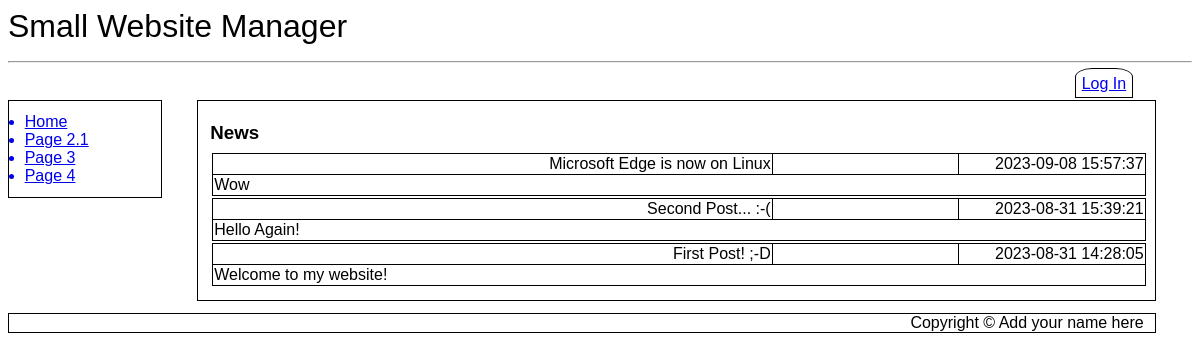
Page /news.php on the committed database.
### tables this page shows
CREATE TABLE `SubMenus` (
  `MenuID` int(11) NOT NULL,
  `LinkID` int(11) NOT NULL,
  `Page_ID` int(11) NOT NULL DEFAULT 0,
  `Menu_Entry` varchar(20) NOT NULL,
  `Title` varchar(500) NOT NULL,
  `Active` tinyint(1) NOT NULL DEFAULT 1
);

CREATE TABLE `News` (
  `ID` int(11) NOT NULL,
  `Heading` varchar(1000) NOT NULL,
  `Body` text NOT NULL,
  `Author` int(11) NOT NULL,
  `DateTime` datetime NOT NULL,
  `Last_Edited` datetime NOT NULL DEFAULT current_timestamp()
);

### news.php (the view, shortened to what this page needs)
<?php
include ("db_connect.inc");
include ("header.inc");
include ("navbar.inc");
?>
<article id='main'>
<h3>News</h3>
<?php
$query = "SELECT News.Heading,Users.User_Name,News.DateTime,News.Body FROM News LEFT JOIN Users ON News.Author=Users.ID ORDER BY News.DateTime DESC LIMIT 0,10";
$result = mysqli_query($cxn,$query) or die ("Couldn't execute query.");
while($row = mysqli_fetch_assoc($result))
{
	echo "<table class='news'>\r\n";
	echo "<tr><th class='heading'>{$row['Heading']}</th><th class='username'>{$row['User_Name']}</th><th class='datetime'>{$row['DateTime']}</th></tr>\r\n";
	echo "<tr>";
	echo	"<td colspan='3'>{$row['Body']}";
	echo	"</td>";
	echo	"</tr>\r\n";
	echo  "</table>\r\n";
}
?>
</article>
<?php
include ("footer.inc");
?>

### navbar.inc (shortened to what this page needs)
<nav id="vnav1">
<?php
$query = "SELECT Menu_Entry, Title FROM SubMenus WHERE MenuID='1' AND Active=1 ORDER BY LinkID ASC LIMIT 10";
$result = mysqli_query($cxn,$query) or die ("Couldn't execute query.");
while($row = mysqli_fetch_assoc($result))
{
	$menuEntry = $row['Menu_Entry'];
	$pageTitle = $row['Title'];
	$pageTitle = preg_replace('/ /', '_', $pageTitle);
	echo "<a href='$pageTitle'>$menuEntry</a>\r\n";
}
?>
</nav>

### style.css (style rules this page uses)
* { font-family: Arial, sans-serif; box-sizing: border-box; }
h1, h2, h3 { padding: 0%; margin-top: 1%; margin-bottom: 1%; }
article#main { margin-left:16%; width: 81%; float:none; border: 1px solid black; padding: 1%; }
nav#vnav1 { width:13%; float:left; border: 1px solid black; padding: 1%; clear: both; margin-top: 0%; }
nav#vnav1 a { display: list-item; list-style-type: disc; margin-left: 3%; }
table.news { border: 1px solid black; width: 100%; margin: 2px; margin-bottom: 5px; padding: 10px; border-collapse: collapse; text-align: left; border: 1px solid black; margin: 2px; }
th { border: 1px solid black; font-weight: normal; text-align: right; }
th.heading { width: 60%; }
th.username { width: 20%; }
th.datetime { width: 20%; }

### rows in the picture
submenus: Menu_Entry "Home"
submenus: Menu_Entry "Page 2.1"
submenus: Menu_Entry "Page 3"
submenus: Menu_Entry "Page 4"
news: Heading "Microsoft Edge is now on Linux", DateTime "2023-09-08 15:57:37", Body "Wow"
news: Heading "Second Post... :-(", DateTime "2023-08-31 15:39:21", Body "Hello Again!"
news: Heading "First Post! ;-D", DateTime "2023-08-31 14:28:05", Body "Welcome to my website!"

### other values in the picture
$websiteName "Small Website Manager"
